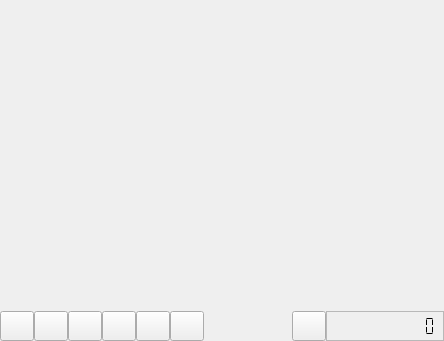
<?xml version="1.0" encoding="UTF-8"?>
<ui version="4.0">
 <class>PreviewWidget</class>
 <widget class="QWidget" name="PreviewWidget">
  <property name="windowModality">
   <enum>Qt::ApplicationModal</enum>
  </property>
  <property name="geometry">
   <rect>
    <x>0</x>
    <y>0</y>
    <width>444</width>
    <height>341</height>
   </rect>
  </property>
  <property name="sizePolicy">
   <sizepolicy hsizetype="Ignored" vsizetype="Ignored">
    <horstretch>0</horstretch>
    <verstretch>0</verstretch>
   </sizepolicy>
  </property>
  <property name="minimumSize">
   <size>
    <width>328</width>
    <height>340</height>
   </size>
  </property>
  <property name="windowTitle">
   <string>Preview</string>
  </property>
  <layout class="QGridLayout" name="gridLayout">
   <property name="margin">
    <number>0</number>
   </property>
   <property name="spacing">
    <number>0</number>
   </property>
   <item row="3" column="0">
    <layout class="QHBoxLayout" name="horizontalLayout">
     <item>
      <widget class="QPushButton" name="pushButtonPreviousFrame">
       <property name="sizePolicy">
        <sizepolicy hsizetype="Fixed" vsizetype="Fixed">
         <horstretch>0</horstretch>
         <verstretch>0</verstretch>
        </sizepolicy>
       </property>
       <property name="minimumSize">
        <size>
         <width>34</width>
         <height>30</height>
        </size>
       </property>
       <property name="maximumSize">
        <size>
         <width>34</width>
         <height>30</height>
        </size>
       </property>
       <property name="text">
        <string/>
       </property>
       <property name="icon">
        <iconset resource="../../../ressources.qrc">
         <normaloff>:/images/images/previous_frame.png</normaloff>:/images/images/previous_frame.png</iconset>
       </property>
       <property name="iconSize">
        <size>
         <width>20</width>
         <height>20</height>
        </size>
       </property>
      </widget>
     </item>
     <item>
      <widget class="QPushButton" name="pushButtonPlay">
       <property name="sizePolicy">
        <sizepolicy hsizetype="Fixed" vsizetype="Fixed">
         <horstretch>0</horstretch>
         <verstretch>0</verstretch>
        </sizepolicy>
       </property>
       <property name="minimumSize">
        <size>
         <width>34</width>
         <height>30</height>
        </size>
       </property>
       <property name="maximumSize">
        <size>
         <width>34</width>
         <height>30</height>
        </size>
       </property>
       <property name="text">
        <string/>
       </property>
       <property name="icon">
        <iconset resource="../../../ressources.qrc">
         <normaloff>:/images/play</normaloff>:/images/play</iconset>
       </property>
       <property name="iconSize">
        <size>
         <width>20</width>
         <height>20</height>
        </size>
       </property>
      </widget>
     </item>
     <item>
      <widget class="QPushButton" name="pushButtonNextFrame">
       <property name="sizePolicy">
        <sizepolicy hsizetype="Fixed" vsizetype="Fixed">
         <horstretch>0</horstretch>
         <verstretch>0</verstretch>
        </sizepolicy>
       </property>
       <property name="minimumSize">
        <size>
         <width>34</width>
         <height>30</height>
        </size>
       </property>
       <property name="maximumSize">
        <size>
         <width>34</width>
         <height>30</height>
        </size>
       </property>
       <property name="text">
        <string/>
       </property>
       <property name="icon">
        <iconset resource="../../../ressources.qrc">
         <normaloff>:/images/images/next_frame.png</normaloff>:/images/images/next_frame.png</iconset>
       </property>
       <property name="iconSize">
        <size>
         <width>20</width>
         <height>20</height>
        </size>
       </property>
      </widget>
     </item>
     <item>
      <widget class="QPushButton" name="pushButtonMarkerStart">
       <property name="sizePolicy">
        <sizepolicy hsizetype="Fixed" vsizetype="Fixed">
         <horstretch>0</horstretch>
         <verstretch>0</verstretch>
        </sizepolicy>
       </property>
       <property name="minimumSize">
        <size>
         <width>34</width>
         <height>30</height>
        </size>
       </property>
       <property name="maximumSize">
        <size>
         <width>34</width>
         <height>30</height>
        </size>
       </property>
       <property name="text">
        <string/>
       </property>
       <property name="icon">
        <iconset resource="../../../ressources.qrc">
         <normaloff>:/images/marker_start</normaloff>:/images/marker_start</iconset>
       </property>
       <property name="iconSize">
        <size>
         <width>20</width>
         <height>20</height>
        </size>
       </property>
      </widget>
     </item>
     <item>
      <widget class="QPushButton" name="pushButtonMarkerStop">
       <property name="sizePolicy">
        <sizepolicy hsizetype="Fixed" vsizetype="Fixed">
         <horstretch>0</horstretch>
         <verstretch>0</verstretch>
        </sizepolicy>
       </property>
       <property name="minimumSize">
        <size>
         <width>34</width>
         <height>30</height>
        </size>
       </property>
       <property name="maximumSize">
        <size>
         <width>34</width>
         <height>30</height>
        </size>
       </property>
       <property name="text">
        <string/>
       </property>
       <property name="icon">
        <iconset resource="../../../ressources.qrc">
         <normaloff>:/images/marker_stop</normaloff>:/images/marker_stop</iconset>
       </property>
       <property name="iconSize">
        <size>
         <width>20</width>
         <height>20</height>
        </size>
       </property>
      </widget>
     </item>
     <item>
      <widget class="QPushButton" name="pushButtonCreateClip">
       <property name="sizePolicy">
        <sizepolicy hsizetype="Fixed" vsizetype="Fixed">
         <horstretch>0</horstretch>
         <verstretch>0</verstretch>
        </sizepolicy>
       </property>
       <property name="minimumSize">
        <size>
         <width>34</width>
         <height>30</height>
        </size>
       </property>
       <property name="maximumSize">
        <size>
         <width>34</width>
         <height>30</height>
        </size>
       </property>
       <property name="text">
        <string/>
       </property>
       <property name="icon">
        <iconset resource="../../../ressources.qrc">
         <normaloff>:/images/editcut</normaloff>:/images/editcut</iconset>
       </property>
      </widget>
     </item>
     <item>
      <spacer name="horizontalSpacer">
       <property name="orientation">
        <enum>Qt::Horizontal</enum>
       </property>
       <property name="sizeHint" stdset="0">
        <size>
         <width>40</width>
         <height>20</height>
        </size>
       </property>
      </spacer>
     </item>
     <item>
      <widget class="QPushButton" name="pushButtonStop">
       <property name="sizePolicy">
        <sizepolicy hsizetype="Fixed" vsizetype="Fixed">
         <horstretch>0</horstretch>
         <verstretch>0</verstretch>
        </sizepolicy>
       </property>
       <property name="minimumSize">
        <size>
         <width>34</width>
         <height>30</height>
        </size>
       </property>
       <property name="maximumSize">
        <size>
         <width>34</width>
         <height>30</height>
        </size>
       </property>
       <property name="text">
        <string/>
       </property>
       <property name="icon">
        <iconset resource="../../../ressources.qrc">
         <normaloff>:/images/images/stop.png</normaloff>:/images/images/stop.png</iconset>
       </property>
       <property name="iconSize">
        <size>
         <width>20</width>
         <height>20</height>
        </size>
       </property>
      </widget>
     </item>
     <item>
      <widget class="LCDTimecode" name="lcdNumber">
       <property name="frameShape">
        <enum>QFrame::StyledPanel</enum>
       </property>
       <property name="numDigits">
        <number>11</number>
       </property>
       <property name="segmentStyle">
        <enum>QLCDNumber::Flat</enum>
       </property>
      </widget>
     </item>
    </layout>
   </item>
   <item row="1" column="0">
    <widget class="QWidget" name="renderWidget" native="true">
     <property name="sizePolicy">
      <sizepolicy hsizetype="Expanding" vsizetype="Expanding">
       <horstretch>0</horstretch>
       <verstretch>0</verstretch>
      </sizepolicy>
     </property>
    </widget>
   </item>
   <item row="0" column="0">
    <widget class="QLabel" name="previewLabel">
     <property name="sizePolicy">
      <sizepolicy hsizetype="Expanding" vsizetype="Expanding">
       <horstretch>0</horstretch>
       <verstretch>0</verstretch>
      </sizepolicy>
     </property>
     <property name="text">
      <string notr="true"/>
     </property>
    </widget>
   </item>
   <item row="2" column="0">
    <widget class="PreviewRuler" name="rulerWidget" native="true">
     <property name="minimumSize">
      <size>
       <width>0</width>
       <height>30</height>
      </size>
     </property>
    </widget>
   </item>
  </layout>
 </widget>
 <customwidgets>
  <customwidget>
   <class>PreviewRuler</class>
   <extends>QWidget</extends>
   <header>PreviewRuler.h</header>
   <container>1</container>
  </customwidget>
  <customwidget>
   <class>LCDTimecode</class>
   <extends>QLCDNumber</extends>
   <header>LCDTimecode.h</header>
  </customwidget>
 </customwidgets>
 <resources>
  <include location="../../../ressources.qrc"/>
 </resources>
 <connections/>
</ui>
